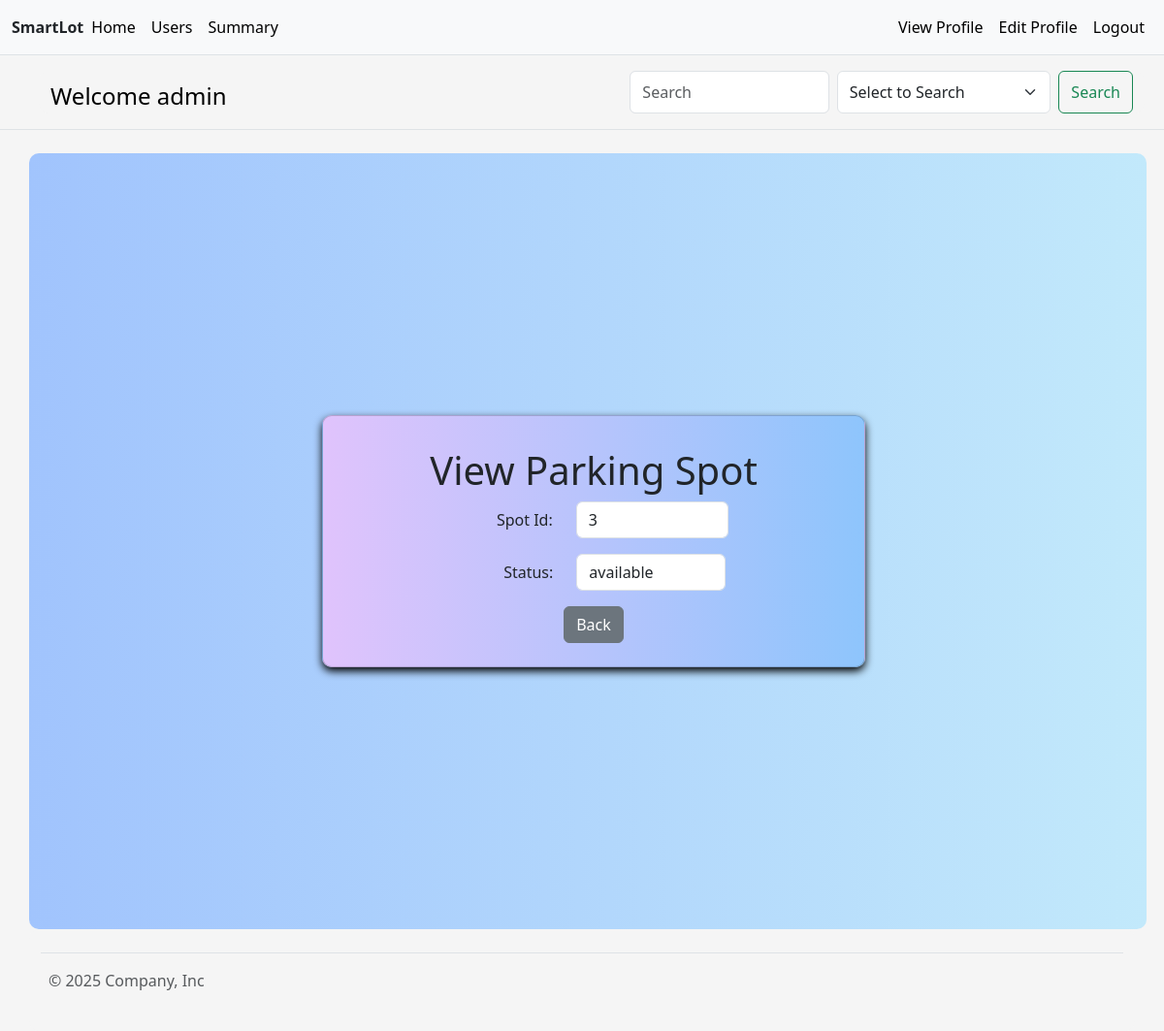
The app's page /admin_view_spots/1/3 (signed in) with its own data.
### application/models.py (models this page shows, shortened)
class User(db.Model):
    __tablename__ = 'user'
    user_id = db.Column(db.Integer, primary_key=True, autoincrement=True)
    username = db.Column(db.String(), nullable=False, unique=True)
    email = db.Column(db.String(), nullable=False, unique=True)
    hpassword = db.Column(db.String(), nullable=False)
    address = db.Column(db.String(), nullable=False)
    pincode = db.Column(db.Integer, nullable=False)
    phone_number = db.Column(db.Integer, nullable=False, unique=True)
    type = db.Column(db.String(), nullable=False, default='user')
    reservations = db.relationship('Reservation', backref='user', lazy=True, foreign_keys='Reservation.user_id')
    @property
    def password(self):
        raise AttributeError('password is not a readable attribute')

class ParkingSpot(db.Model):
    __tablename__ = 'parking_spot'
    spot_id = db.Column(db.Integer, primary_key=True , autoincrement=True)
    lot_id = db.Column(db.Integer, db.ForeignKey('parking_lot.lot_id'), nullable=False)
    status = db.Column(Enum('available', 'occupied', name='spot_status'), nullable=False, default='available')
    start_time = db.Column(db.DateTime, nullable=True)
    is_spot_active = db.Column(db.Boolean, nullable=False, default=True)
    reservations = db.relationship('Reservation', backref='parking_spot', lazy=True, foreign_keys='Reservation.spot_id')

### application/controllers.py (the view, shortened to what this page needs)
    @app.route("/admin_view_spots/<int:lot_id>/<int:spot_id>", methods=['GET','POST'])
    @admin_login_required
    def admin_view_spots(lot_id, spot_id):
        selected_spot = ParkingSpot.query.filter_by(lot_id=lot_id, spot_id=spot_id,is_spot_active=True).all()
        if not selected_spot:
            flash('Parking spot not found.', 'danger')
            return redirect(url_for('admin'))
        status_record = ParkingSpot.query.filter_by(lot_id=lot_id, spot_id=spot_id, is_spot_active=True).first()
        status = status_record.status if status_record else None
        return render_template("admin_view_spots.html",
                            user=User.query.get(session.get('user_id')),
                            spot=selected_spot,
                            status=status)

### application/controllers.py (called while the page is built)
def admin_login_required(f):
    @wraps(f)
    def inner_function(*args, **kwargs):
        if 'user_id' not in session:
            flash('You need to login first', 'danger')
            return redirect(url_for('login'))
        user = User.query.get(session['user_id'])
        if not user.type=="admin":
            flash('You are not authorized to view this page.')
            return redirect(url_for('index'))
        return f(*args, **kwargs)
    return inner_function

### templates/admin_view_spots.html (shortened to what this page needs)
{% extends 'layout.html' %}
{% block content %}
<div class="container d-flex justify-content-center align-items-center" style="min-height: 100vh;width: 100%;width: 100vw;display: flex;justify-content: center;align-items: center;">
  <div class="card p-4" style="width: 100%; max-width: 560px;border-radius: 10px;">
    <h1 class="my-2">View Parking Spot</h1>
    <form class="custom" method="post">
      {% for i in spot%}
      <div class="row mb-3">
        <label for="spot_id" class="col-sm-5 col-form-label text-end text-end">Spot Id:</label>
        <div class="col-sm-6">
          <input id="spot_id" class="form-control" name="spot_id" type="text" value="{{i.spot_id}}" required aria-label="readonly input example" readonly>
        </div>
      </div>
      <div class="row mb-3">
        <label for="address" class="col-sm-5 col-form-label text-end">Status:</label>
        <div class="col-sm-6">
          <input id="status" class="form-control" name="status" required value="{{i.status}}" aria-label="readonly input example" readonly>
        </div>
      </div>
      {%endfor%}
      <div>
        <button type="submit" name="action" value="back" class="btn btn-secondary">Back</button>
      </div>
    </form>
  </div>
</div>
{% endblock %}

### templates/header.html (shortened to what this page needs)
<nav class="py-2 bg-body-tertiary border-bottom">
    <div class="container-fluid d-flex flex-wrap">
        <a class="navbar-brand mt-2" href="/"><strong class="mt-5">SmartLot</strong></a>
        <ul class="nav me-auto">
            {%if user%}
                {%if user.type=='admin'%}
                    <li class="nav-item">
                        <a href="/admin" class="nav-link link-body-emphasis px-2 active" aria-current="page">
                            Home
                        </a>
                    </li>
                    <li class="nav-item">
                        <a href="/admin_users" class="nav-link link-body-emphasis px-2">
                            Users
                        </a>
                    </li>
                    <li class="nav-item">
                        <a href="/admin_summary" class="nav-link link-body-emphasis px-2">
                            Summary
                        </a>
                    </li>
        </ul>
        <ul class="nav">
            <li class="nav-item">
                <a href="/admin_view_profile" class="nav-link link-body-emphasis px-2">
                    View Profile
                </a>
                <li class="nav-item">
                <a href="/admin_profile_update" class="nav-link link-body-emphasis px-2">
                    Edit Profile
                </a>
            </li>
            <li class="nav-item">
                <a href="/logout" class="nav-link link-body-emphasis px-2">
                    Logout
                </a>
            </li>
        </ul>
        {%endif%}
    {%endif%}
    </div>
</nav>
{%if user%}
<header class="py-3 mb-4 border-bottom">
    <div class="container d-flex flex-wrap justify-content-center" style="margin-left: 40px;background: #F5F5F5 !important;">
        {%if user.type == 'admin'%}
        <a href="/admin" class="d-flex align-items-center mb-3 mb-lg-0 me-lg-auto link-body-emphasis text-decoration-none">
                <span class="fs-4 mt-2">Welcome {{user.type}}</span>
        </a>
        <ion-icon size="large" style="margin-top:5px;padding-right:5px" name="search-circle-outline"></ion-icon>
        <form class="d-flex" action="/admin_search_results">
            <input class="form-control me-2" type="search" placeholder="Search" aria-label="Search" name="search"/>
            <select class="form-select me-2" aria-label="Default select example" name="key">
                <option selected>Select to Search</option>
            </select>
            <input class="btn btn-outline-success" type="submit" value="Search">
        </form>
    </div>
    {%endif%}
</header>
{%endif%}

### templates/layout.html (style rules this page uses)
html, body { height: 100%; margin: 0; padding: 0; display: flex; flex-direction: column; }
body { background-color: #F5F5F5; }

### templates/admin_view_spots.html (style rules this page uses)
.container { background: linear-gradient(to right, #a1c4fd, #c2e9fb); border-radius: 10px; }
.card { background: linear-gradient(to right, #e0c3fc, #8ec5fc); backdrop-filter: blur(2px); border-radius: 15px; padding: 20px; box-shadow: 0 4px 8px rgba(0, 0, 0.2); }
.custom input { width: 100%; }
.custom { display: flex; flex-direction: column; align-items: center; }
h1 { margin-top: 10px; text-align: center; }

### records on screen
User: type "admin"
ParkingSpot: spot_id "3", status "available"
